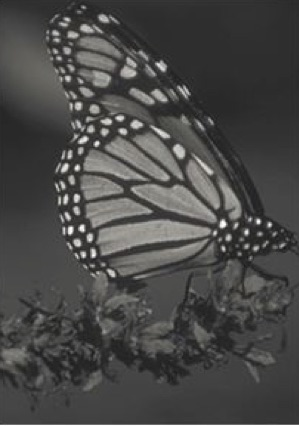
#> input picture notebooks/nb1/butterfly.jpg, 299 x 426 px, found by its file name
$ jupyter execute 'Blurring an image.ipynb'
#> lines starting #> are read from the running program, lines starting #| are printed output that depends on the picture
[cell 1]
# Load neccessary python modules
from skimage import io, color
import matplotlib.pyplot as plt
import numpy as np
from scipy import signal
from ipywidgets import interact

# Blurring an Image

Lets explore bluring images using a kernel. A **kernel** is a matrix that can be used for image processing, such as blurring. To blur an image using a kernel we will preform a convolution between a kernel and an image. A **convolution** is a mathematical operation on two functions (in this case our two matrices) that produces a third function (our blurred image).

A **matrix** is a rectangular array of numbers arranged in horizontal rows and vertical columns. Below is an example of a (4,4) matrix of all ones.

[cell 2]
np.ones((4,4))

Lets import an image of a butterfly that we can work with.

[cell 3]
# Load image
butterfly = io.imread('../butterfly.jpg');
#> butterfly is the input picture: shape (426, 299, 3); mean R, G, B 73.1, 72.9, 71.7

#convert to gray scale color map
gray_butterfly = color.rgb2gray(butterfly)

# Show image
plt.figure(); io.imshow(gray_butterfly)

Now we will use *np.random.rand* to create a random (5,5) matrix that we can use as our kernel to blur the butterfly image. Try running the cell below a few times and you will see that each time it outputs a different randomly produced matrix.

[cell 4]
random_matrix = np.random.rand(5,5)
random_matrix

Now we will convolve the image with the random matrix. To do this, we will use *signal.convolve2d* imported from the scipy library.

[cell 5]
#using signal.convolve2d to blur butterfly
blurred_butterfly = signal.convolve2d(gray_butterfly, random_matrix)
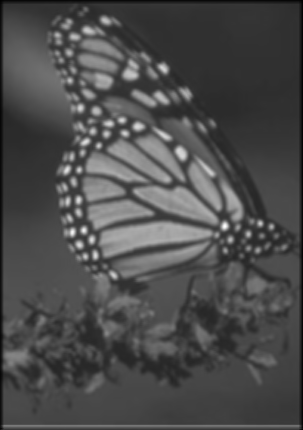
#> blurred_butterfly: shape (430, 303) float64; min 0.0731, max 13.63, mean 4.12; drawn with min black and max white
#> the sliders are set to matrix_size = 10

#show blurred image
io.imshow(blurred_butterfly, cmap='gray')

What would happen if we used a larger or smaller random matrix to blur the image? Move the widget below find out. What do you notice?

[cell 6]
def SquareKernel(matrix_size):
    return np.random.rand(matrix_size, matrix_size)

def AdjustKernelRadius(matrix_size):
#> called with matrix_size = 10
    fim = signal.convolve2d(gray_butterfly, SquareKernel(matrix_size))
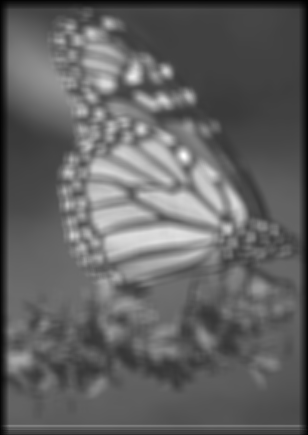
#> fim: shape (435, 308) float64; min 0.00324, max 33.86, mean 13.1; drawn with min black and max white
    io.imshow(fim, cmap='gray')
interact(AdjustKernelRadius, matrix_size=(1,20))
